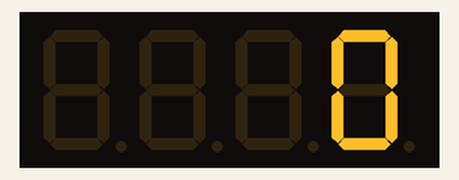
The program below on a simulated BBC micro:bit running MicroPython. On the bench: 4-digit seven-segment display. Library files of the repository ran but are not shown: tm1637.py.

Above: at 0.1 s.
At 1.6 s:
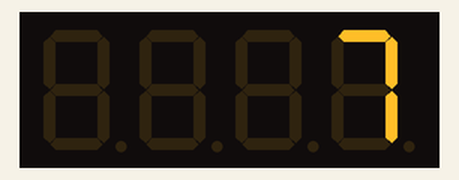
At 3.1 s:
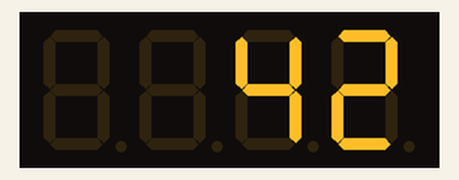
At 4.6 s:
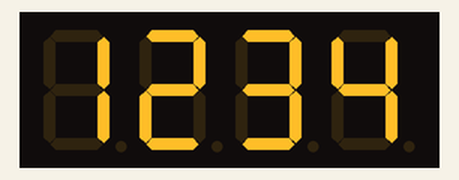
At 6.1 s:
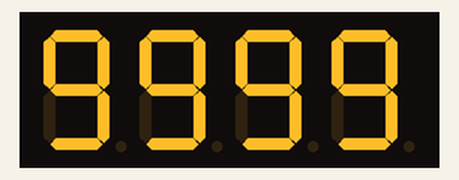

Measured:
- what the display in image 1 shows lasts 1.5 s, from 1.5 s to 3.0 s

The program:

main.py
```python
# Sample: zahl-anzeigen  (TM1637 4-Digit-Anzeige)
# Board:   BBC micro:bit V2.2
# Sprache: MicroPython
#
# Ziel: Ein paar Zahlen auf der 4-stelligen Anzeige darstellen. Nutzt die
#       fertige Bibliothek tm1637.py (2. Datei im Projekt) statt eines
#       selbst geschriebenen Treibers - siehe README.
#
# --------------------------------------------------------------------------
# Verkabelung
# --------------------------------------------------------------------------
#   Anzeige CLK   ->  P1
#   Anzeige DIO   ->  P2
#   Anzeige VCC   ->  3V     (TM1637 laeuft mit 3.3-5.5 V - der 3V-Pin reicht,
#                             anders als beim WS2812B-Strip!)
#   Anzeige GND   ->  GND
#
#   Nach der Beschriftung auf dem Modul anschliessen, nicht nach der Position -
#   die Reihenfolge der 4 Pins ist von Modul zu Modul unterschiedlich.
# --------------------------------------------------------------------------

from microbit import *
from tm1637 import TM1637

tm = TM1637(clk=pin1, dio=pin2, brightness=3)   # Helligkeit 0 (dunkel) .. 7 (hell)

# ----- Demo: ein paar Zahlen nacheinander zeigen -----
for zahl in (0, 7, 42, 1234, 9999):
    tm.number(zahl)
    sleep(1500)

while True:
    sleep(1000)
```
